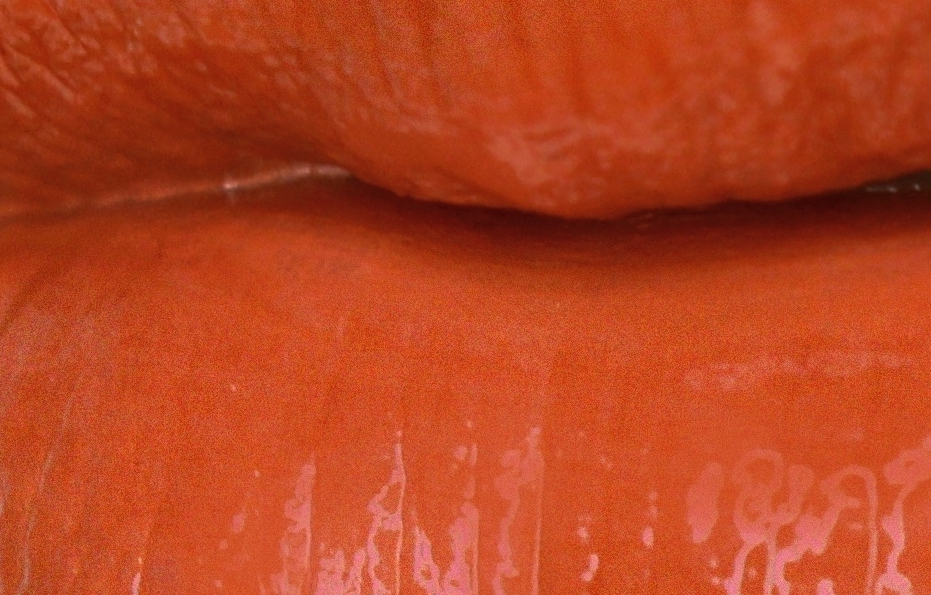
#> input picture template/lip_tem_spring.jpg, 931 x 595 px
$ python lip.py
#> lines starting #> are read from the running program, lines starting #| are printed output that depends on the picture
### fppapi.py
# -*- coding: utf-8 -*-
import urllib2
import urllib
import time

def fppapi(filepath):

	http_url='https://api-cn.faceplusplus.com/facepp/v3/detect'
	key = "EusHWZaGPvSlKJ0jwOT3kn0NrLIvSgZx"
	secret = "9PRmgpfOkv_pS0w2zB3daU0LyGVRIyJV"
	#filepath = r"photo.jpg"
	boundary = '----------%s' % hex(int(time.time() * 1000))
	data = []
	data.append('--%s' % boundary)
	data.append('Content-Disposition: form-data; name="%s"\r\n' % 'api_key')
	data.append(key)
	data.append('--%s' % boundary)
	data.append('Content-Disposition: form-data; name="%s"\r\n' % 'api_secret')
	data.append(secret)
	data.append('--%s' % boundary)
	fr=open(filepath,'rb')
	data.append('Content-Disposition: form-data; name="%s"; filename=" "' % 'image_file')
	data.append('Content-Type: %s\r\n' % 'application/octet-stream')
	data.append(fr.read())
	fr.close()
	data.append('--%s' % boundary)
	data.append('Content-Disposition: form-data; name="%s"\r\n' % 'return_landmark')
	data.append('1')
	data.append('--%s' % boundary)
	data.append('Content-Disposition: form-data; name="%s"\r\n' % 'return_attributes')
	data.append("gender,age,smiling,headpose,facequality,blur,eyestatus,emotion,ethnicity,beauty,mouthstatus,eyegaze,skinstatus")
	data.append('--%s--\r\n' % boundary)

	http_body='\r\n'.join(data)
	#buld http request
	req=urllib2.Request(http_url)
	#header
	req.add_header('Content-Type', 'multipart/form-data; boundary=%s' % boundary)
	req.add_data(http_body)
	try:
		#req.add_header('Referer','http://remotserver.com/')
		#post data to server
		resp = urllib2.urlopen(req, timeout=5)
		#get response
		qrcont=resp.read()
		return qrcont
		#print qrcont    qrcont is response json

	except urllib2.HTTPError as e:
		print e.read()

### lip.py
#coding:utf-8
from PIL import Image
import matplotlib.pyplot as pl
import numpy as np
import json
import fppapi
import hist_similar
import avg_similar
#注：所有的filepath为filepath = r"photo.jpg"格式

#返回裁剪出的嘴唇image对象
def lipcut(filepath):

    apiresponse=fppapi.fppapi(filepath)
    get_dic=json.loads(apiresponse)
    face_list=get_dic['faces']
    #list[0] is dict
    list_dic=face_list[0]
    #keys of list_dic [u'landmark', u'attributes', u'face_token', u'face_rectangle']
    #'landmark' is a dict
    landmark_dic=list_dic['landmark']
    #keys of landmark_dic : all 83 landmarks https://www.faceplusplus.com.cn/landmarks/#demo
    upperleft=landmark_dic['mouth_upper_lip_left_contour2']
    lowerright=landmark_dic['mouth_lower_lip_right_contour3']


    upperleft_x=upperleft['x']
    upperleft_y=upperleft['y']

    lowerright_x=lowerright['x']
    lowerright_y=lowerright['y']


    im = Image.open(filepath)
    region = im.crop((upperleft_x, upperleft_y, lowerright_x, lowerright_y))
    #region是裁剪后的image对象
    return region


def lip(filepath):


    #导入模板
#> called with filepath = 'testcases/lip_test_spring.jpeg'
    springtem = Image.open('template/lip_tem_spring.jpg')
#> springtem is the input picture: PIL image 931x595 RGB; mean R, G, B 184.2, 67.2, 32.5
    summertem = Image.open('template/lip_tem_summer.jpeg')
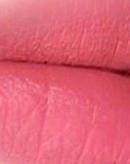
#> input picture template/lip_tem_summer.jpeg, 130 x 164 px
#> summertem is the input picture: PIL image 130x164 RGB; mean R, G, B 225.2, 96.8, 116.6
    falltem = Image.open('template/lip_tem_fall.png')
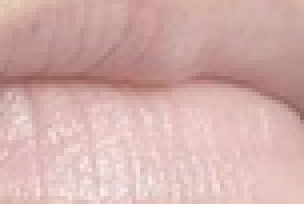
#> input picture template/lip_tem_fall.png, 76 x 51 px (shown 4 times larger)
#> falltem is the input picture: PIL image 76x51 RGBA; mean R, G, B, A 211.5, 175, 170.9, 255
    wintertem = Image.open('template/lip_tem_winter.jpeg')
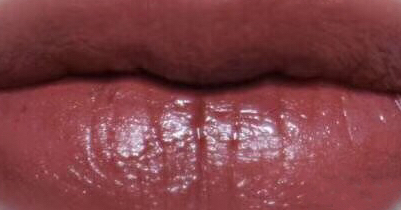
#> input picture template/lip_tem_winter.jpeg, 401 x 210 px
#> wintertem is the input picture: PIL image 401x210 RGB; mean R, G, B 127.8, 63.5, 68.4

    #导入被测试图片
    testim=lipcut(filepath)

    #得出与模板相似度
    avg_tem_sim=44.7548911322
    spring_similar_avg=avg_similar.similar(springtem,testim,avg_tem_sim)
    summer_similar_avg=avg_similar.similar(summertem,testim,avg_tem_sim)
    fall_similar_avg=avg_similar.similar(falltem,testim,avg_tem_sim)
    winter_similar_avg=avg_similar.similar(wintertem,testim,avg_tem_sim)

    '''
    hist_tem_sim=0.573661851093
    spring_similar_hist=hist_similar.similar(springtem,testim,hist_tem_sim)
    summer_similar_hist=hist_similar.similar(summertem,testim,hist_tem_sim)
    fall_similar_hist=hist_similar.similar(falltem,testim,hist_tem_sim)
    winter_similar_hist=hist_similar.similar(wintertem,testim,hist_tem_sim)

    '''
    #均值法结果集
    avg_result_list=[]
    avg_result_list.append(spring_similar_avg)
    avg_result_list.append(summer_similar_avg)
    avg_result_list.append(fall_similar_avg)
    avg_result_list.append(winter_similar_avg)

    '''
    #直方图相似度法结果集
    hist_result_list=[]
    hist_result_list.append(spring_similar_hist)
    hist_result_list.append(summer_similar_hist)
    hist_result_list.append(fall_similar_hist)
    hist_result_list.append(winter_similar_hist)

    '''


    #print avg_result_list
    return avg_result_list


if __name__ == '__main__':
    filepath=r"testcases/lip_test_spring.jpeg"
#> (the run stopped early here; a loop or call above may not have finished)
